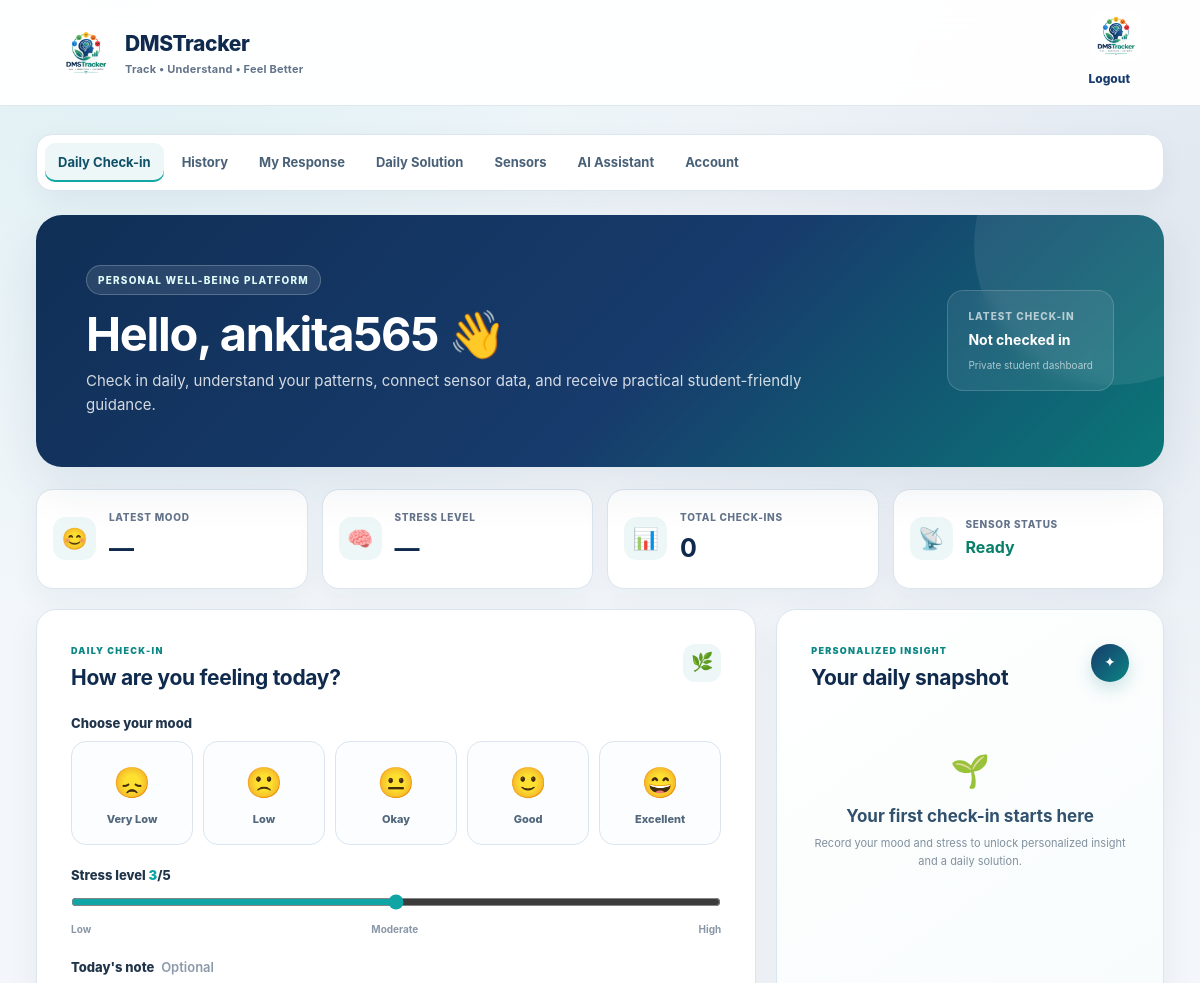
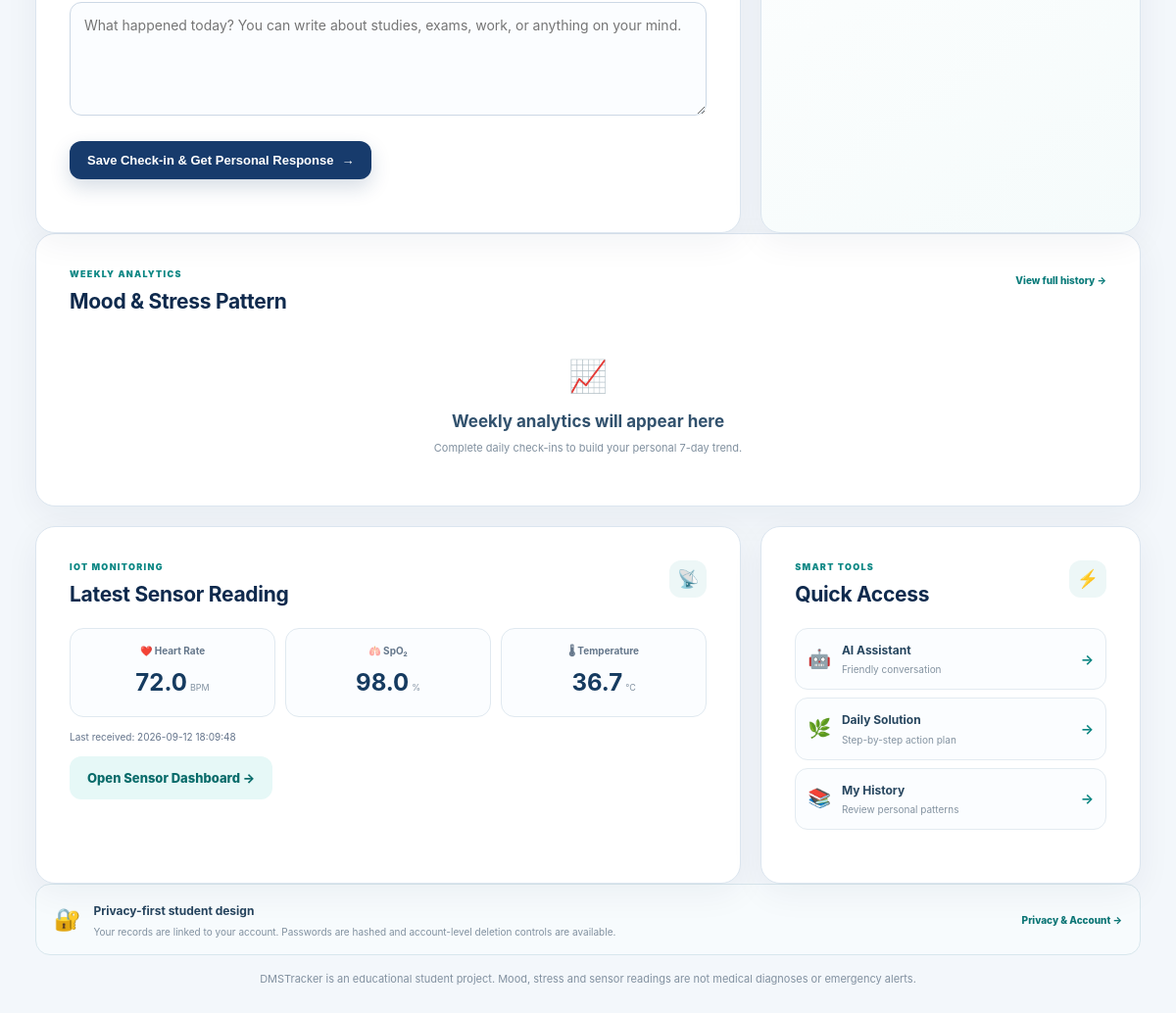
The app's page /dashboard (signed in) with its own data (2 pictures, top to bottom).
### tables this page shows
CREATE TABLE sensor_readings (
            id INTEGER PRIMARY KEY AUTOINCREMENT,
            user_id INTEGER NOT NULL,
            heart_rate REAL,
            spo2 REAL,
            temperature REAL,
            created_at TEXT NOT NULL,
            FOREIGN KEY (user_id) REFERENCES users(id) ON DELETE CASCADE
        );

### app.py (the view)
@app.route("/dashboard")
def dashboard():
    if not require_login():
        return redirect(url_for("login"))
    connection = get_db()
    latest = connection.execute("""
        SELECT * FROM checkins
        WHERE user_id = ?
        ORDER BY id DESC
        LIMIT 1
    """, (session["user_id"],)).fetchone()
    weekly_rows = connection.execute("""
        SELECT checkin_date, mood, stress
        FROM checkins
        WHERE user_id = ?
        ORDER BY checkin_date DESC, id DESC
        LIMIT 7
    """, (session["user_id"],)).fetchall()
    latest_sensor = connection.execute("""
        SELECT heart_rate, spo2, temperature, created_at
        FROM sensor_readings
        WHERE user_id = ?
        ORDER BY id DESC
        LIMIT 1
    """, (session["user_id"],)).fetchone()
    checkin_count = connection.execute("""
        SELECT COUNT(*) AS total
        FROM checkins
        WHERE user_id = ?
    """, (session["user_id"],)).fetchone()["total"]
    connection.close()
    weekly = list(reversed(weekly_rows))
    high_stress_streak = False
    if len(weekly_rows) >= 3:
        high_stress_streak = all(row["stress"] >= 4 for row in weekly_rows[:3])
    return render_template(
        "dashboard.html",
        latest=latest,
        weekly=weekly,
        latest_sensor=latest_sensor,
        checkin_count=checkin_count,
        high_stress_streak=high_stress_streak
    )

### app.py (called while the page is built)
@app.after_request
def add_security_headers(response):
    response.headers["X-Content-Type-Options"] = "nosniff"
    response.headers["X-Frame-Options"] = "SAMEORIGIN"
    response.headers["Referrer-Policy"] = "strict-origin-when-cross-origin"
    return response

def get_db():
    connection = sqlite3.connect(DATABASE)
    connection.row_factory = sqlite3.Row
    connection.execute("PRAGMA foreign_keys = ON")
    return connection

def csrf_token():
    if "csrf_token" not in session:
        session["csrf_token"] = secrets.token_urlsafe(32)
    return session["csrf_token"]

def require_login():
    return "user_id" in session

### templates/dashboard.html (shortened to what this page needs)
<!DOCTYPE html>
<html lang="en">
<head>
    <link rel="stylesheet" href="{{ url_for('static', filename='style.css') }}">
</head>
<body>
<header class="header">
    <div class="brand">
        <img class="brand-logo" src="{{ url_for('static', filename='logo.png') }}" alt="DMSTracker logo">
        <div>
            <div class="brand-title">DMSTracker</div>
            <div class="brand-subtitle">Track • Understand • Feel Better</div>
        </div>
    </div>
    <div class="header-right">
        <img class="header-logo" src="{{ url_for('static', filename='logo.png') }}" alt="DMSTracker logo">
        <div class="auth-links">
            <a href="{{ url_for('logout') }}">Logout</a>
        </div>
    </div>
</header>
<main class="container">
    <nav class="navbar">
        <a class="active" href="{{ url_for('dashboard') }}">Daily Check-in</a>
        <a href="{{ url_for('history') }}">History</a>
        <a href="{{ url_for('response_page') }}">My Response</a>
        <a href="{{ url_for('daily_mode') }}">Daily Solution</a>
        <a href="{{ url_for('sensor') }}">Sensors</a>
        <a href="{{ url_for('assistant') }}">AI Assistant</a>
        <a href="{{ url_for('account') }}">Account</a>
    </nav>
    <section class="hero dashboard-hero">
        <div>
            <span class="badge">PERSONAL WELL-BEING PLATFORM</span>
            <h1>Hello, {{ session.get("username") }} 👋</h1>
            <p>Check in daily, understand your patterns, connect sensor data, and receive practical student-friendly guidance.</p>
        </div>
        <div class="hero-mini">
            <span>Latest check-in</span>
            <strong>{{ latest["checkin_date"] if latest else "Not checked in" }}</strong>
            <small>Private student dashboard</small>
        </div>
    </section>
    <section class="dashboard-stats">
        <div class="metric-card">
            <div class="metric-icon">😊</div>
            <div><span>Latest Mood</span><strong>{{ latest["mood"] ~ "/5" if latest else "—" }}</strong></div>
        </div>
        <div class="metric-card">
            <div class="metric-icon">🧠</div>
            <div><span>Stress Level</span><strong>{{ latest["stress"] ~ "/5" if latest else "—" }}</strong></div>
        </div>
        <div class="metric-card">
            <div class="metric-icon">📊</div>
            <div><span>Total Check-ins</span><strong>{{ checkin_count }}</strong></div>
        </div>
        <div class="metric-card">
            <div class="metric-icon">📡</div>
            <div>
                <span>Sensor Status</span>
                <strong class="sensor-status {{ 'connected' if latest_sensor else 'waiting' }}">
                    {{ "Ready" if latest_sensor else "Waiting" }}
                </strong>
            </div>
        </div>
    </section>
    <section class="dashboard-two-col">
        <div class="card">
            <div class="section-heading">
                <div>
                    <span class="eyebrow">DAILY CHECK-IN</span>
                    <h2>How are you feeling today?</h2>
                </div>
                <span class="section-icon">🌿</span>
            </div>
            <form method="POST" action="{{ url_for('checkin') }}">
                <div class="form-group">
                    <label>Choose your mood</label>
                    <div class="mood-grid">
                        <div class="mood-option">
                            <label for="mood1">😞<span>Very Low</span></label>
                        </div>
                        <div class="mood-option">
                            <label for="mood2">🙁<span>Low</span></label>
                        </div>
                        <div class="mood-option">
                            <label for="mood3">😐<span>Okay</span></label>
                        </div>
                        <div class="mood-option">
                            <label for="mood4">🙂<span>Good</span></label>
                        </div>
                        <div class="mood-option">
                            <label for="mood5">😄<span>Excellent</span></label>
                        </div>
                    </div>
                </div>
                <div class="form-group">
                    <label>Stress level <span class="stress-number" id="stressValue">3</span>/5</label>
                    <input type="range" name="stress" min="1" max="5" value="3"
                           oninput="document.getElementById('stressValue').textContent=this.value">
                    <div class="range-labels"><span>Low</span><span>Moderate</span><span>High</span></div>
                </div>
                <div class="form-group">
                    <label>Today's note <span class="optional">Optional</span></label>
                    <textarea name="note" rows="4" maxlength="1000" placeholder="What happened today? You can write about studies, exams, work, or anything on your mind."></textarea>
                </div>
                <button class="primary-btn" type="submit">Save Check-in & Get Personal Response <span>→</span></button>
            </form>
        </div>
        <div class="card insight-card">
            <div class="section-heading">
                <div>
                    <span class="eyebrow">PERSONALIZED INSIGHT</span>
                    <h2>Your daily snapshot</h2>
                </div>
                <span class="ai-orb">✦</span>
            </div>
            {% if latest %}
                <div class="insight-main">
                    {% if latest["stress"] >= 4 %}
                        <span class="insight-label high">NEEDS ATTENTION</span>
                        <h3>Let's make today lighter.</h3>
                        <p>Your latest stress level is <strong>{{ latest["stress"] }}/5</strong>. Focus on one small task at a time and open Daily Solution for a practical plan.</p>
                    {% elif latest["mood"] <= 2 %}
                        <span class="insight-label gentle">GENTLE DAY</span>
                        <h3>Be kind to yourself today.</h3>
                        <p>Your mood is {{ latest["mood"] }}/5. Small, manageable steps are enough. The AI Assistant is available if you want to talk.</p>
                    {% else %}
                        <span class="insight-label good">POSITIVE SIGNAL</span>
                        <h3>Keep the momentum going.</h3>
                        <p>Your latest mood is {{ latest["mood"] }}/5 and stress is {{ latest["stress"] }}/5. Continue the habits that help you feel balanced.</p>
                    {% endif %}
                </div>
                <div class="quick-actions">
                    <a class="secondary-btn" href="{{ url_for('response_page') }}">View Response</a>
                    <a class="secondary-btn" href="{{ url_for('daily_mode') }}">Today's Solution</a>
                </div>
            {% else %}
                <div class="empty-state">
                    <div>🌱</div>
                    <h3>Your first check-in starts here</h3>
                    <p>Record your mood and stress to unlock personalized insight and a daily solution.</p>
                </div>
            {% endif %}
        </div>
    </section>
    <section class="card">
        <div class="section-heading">
            <div>
                <span class="eyebrow">WEEKLY ANALYTICS</span>
                <h2>Mood & Stress Pattern</h2>
            </div>
            <a class="text-link" href="{{ url_for('history') }}">View full history →</a>
        </div>
        {% if weekly %}
            <div class="trend-legend">
                <span><i class="legend-dot mood-dot"></i> Mood</span>
                <span><i class="legend-dot stress-dot"></i> Stress</span>
            </div>
            <div class="trend-chart">
                {% for row in weekly %}
                    <div class="trend-day">
                        <div class="bar-area">
                            <div class="bar mood-bar" style="height: {{ row['mood'] * 16 }}%;" title="Mood {{ row['mood'] }}/5"></div>
                            <div class="bar stress-bar" style="height: {{ row['stress'] * 16 }}%;" title="Stress {{ row['stress'] }}/5"></div>
                        </div>
                        <strong>{{ row["mood"] }}/{{ row["stress"] }}</strong>
                        <span>{{ row["checkin_date"][5:] }}</span>
                    </div>
                {% endfor %}
            </div>
            <p class="chart-note">Each day shows <strong>Mood / Stress</strong> on a 1–5 scale.</p>
        {% else %}
            <div class="empty-state compact">
                <div>📈</div>
                <h3>Weekly analytics will appear here</h3>
                <p>Complete daily check-ins to build your personal 7-day trend.</p>
            </div>
        {% endif %}
    </section>
    <section class="dashboard-two-col">
        <div class="card sensor-summary">
            <div class="section-heading">
                <div>
                    <span class="eyebrow">IOT MONITORING</span>
                    <h2>Latest Sensor Reading</h2>
                </div>
                <span class="section-icon">📡</span>
            </div>
            {% if latest_sensor %}
                <div class="sensor-grid">
                    <div><span>❤️ Heart Rate</span><strong>{{ latest_sensor["heart_rate"] if latest_sensor["heart_rate"] is not none else "—" }}</strong><small>BPM</small></div>
                    <div><span>🫁 SpO₂</span><strong>{{ latest_sensor["spo2"] if latest_sensor["spo2"] is not none else "—" }}</strong><small>%</small></div>
                    <div><span>🌡 Temperature</span><strong>{{ latest_sensor["temperature"] if latest_sensor["temperature"] is not none else "—" }}</strong><small>°C</small></div>
                </div>
                <p class="muted sensor-time">Last received: {{ latest_sensor["created_at"] }}</p>
            {% endif %}
            <a class="secondary-btn full-mobile" href="{{ url_for('sensor') }}">Open Sensor Dashboard →</a>
        </div>
        <div class="card">
            <div class="section-heading">
                <div>
                    <span class="eyebrow">SMART TOOLS</span>
                    <h2>Quick Access</h2>
                </div>
                <span class="section-icon">⚡</span>
            </div>
            <div class="feature-links">
                <a href="{{ url_for('assistant') }}"><span>🤖</span><div><strong>AI Assistant</strong><small>Friendly conversation</small></div><b>→</b></a>
                <a href="{{ url_for('daily_mode') }}"><span>🌿</span><div><strong>Daily Solution</strong><small>Step-by-step action plan</small></div><b>→</b></a>
                <a href="{{ url_for('history') }}"><span>📚</span><div><strong>My History</strong><small>Review personal patterns</small></div><b>→</b></a>
            </div>
        </div>
    </section>
    <section class="privacy-strip">
        <span>🔐</span>
        <div>
            <strong>Privacy-first student design</strong>
            <p>Your records are linked to your account. Passwords are hashed and account-level deletion controls are available.</p>
        </div>
        <a href="{{ url_for('account') }}">Privacy & Account →</a>
    </section>
    <p class="project-disclaimer">DMSTracker is an educational student project. Mood, stress and sensor readings are not medical diagnoses or emergency alerts.</p>
</main>
</body>
</html>

### records on screen
sensor_readings: heart_rate "72.0", spo2 "98.0", temperature "36.7", created_at "2026-09-12 18:09:48"

### other values on screen
{{ session.get("username") }} "ankita565"
{{ latest["checkin_date"] if latest else "Not checked in" }} "Not checked in"
{{ latest["mood"] ~ "/5" if latest else "—" }} "—"
{{ latest["stress"] ~ "/5" if latest else "—" }} "—"
{{ checkin_count }} "0"
{{ "Ready" if latest_sensor else "Waiting" }} "Ready"
